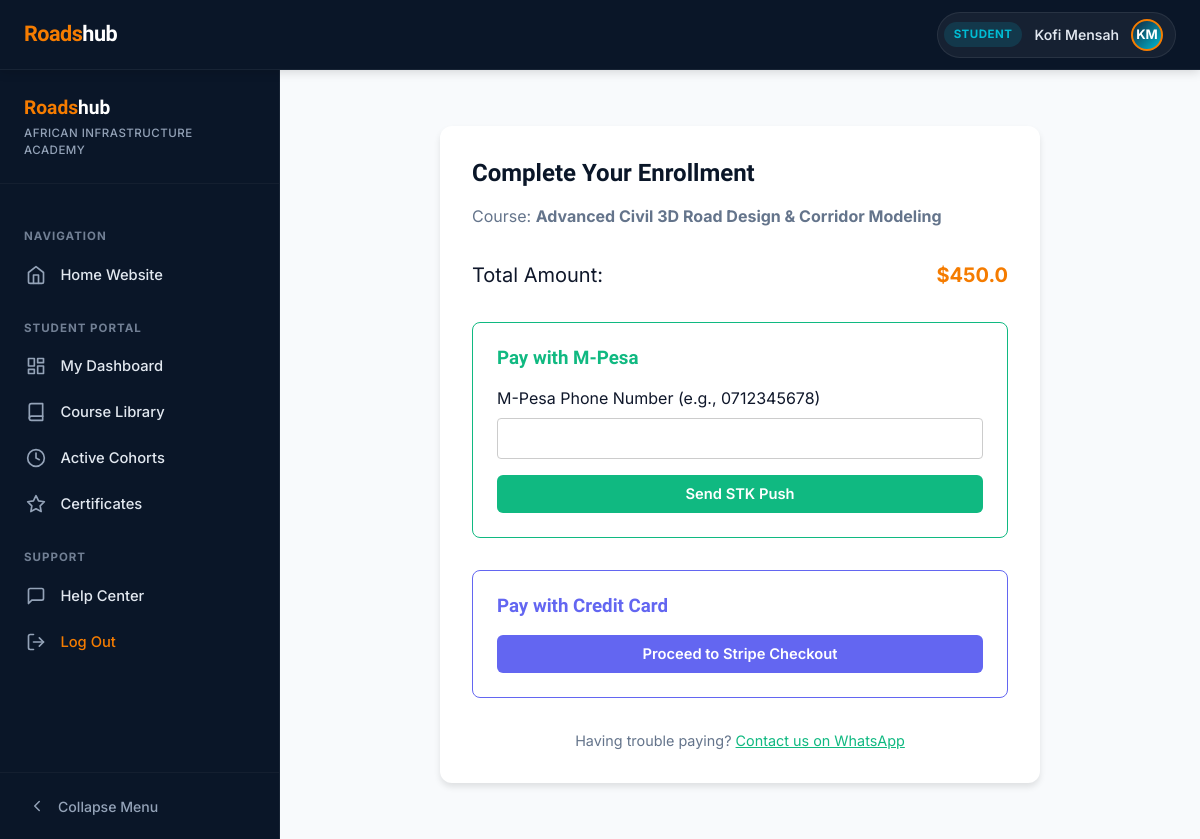
Screenshot of /checkout/1 (signed in) with the database file from the repository.
### app/models.py (models this page shows, shortened)
class User(db.Model, UserMixin):
    __tablename__ = 'users'
    id = db.Column(db.Integer, primary_key=True)
    email = db.Column(db.String(120), unique=True, nullable=False, index=True)
    password_hash = db.Column(db.String(256), nullable=False)
    first_name = db.Column(db.String(50), nullable=False)
    last_name = db.Column(db.String(50), nullable=False)
    role = db.Column(db.String(20), nullable=False, default='student')  # 'student', 'instructor', 'admin'
    bio = db.Column(db.Text, nullable=True)
    profile_image_url = db.Column(db.String(256), nullable=True)
    created_at = db.Column(db.DateTime, default=datetime.utcnow)
    courses_taught = db.relationship('Course', backref='instructor', lazy=True)
    enrollments = db.relationship('Enrollment', backref='student', lazy=True, cascade="all, delete-orphan")
    certificates = db.relationship('Certificate', backref='student', lazy=True, cascade="all, delete-orphan")
    @property
    def is_student(self):
        return self.role == 'student'
    @property
    def is_instructor(self):
        return self.role == 'instructor'
    @property
    def is_admin(self):
        return self.role == 'admin'

class Course(db.Model):
    __tablename__ = 'courses'
    id = db.Column(db.Integer, primary_key=True)
    title = db.Column(db.String(200), nullable=False)
    description = db.Column(db.Text, nullable=False)
    cover_image_url = db.Column(db.String(256), nullable=True)
    price = db.Column(db.Float, default=0.0)
    is_published = db.Column(db.Boolean, default=False)
    is_approved = db.Column(db.Boolean, default=False)  # Admin course approval step
    is_acp = db.Column(db.Boolean, default=False)        # Tracks readiness for Autodesk Certified Professional
    instructor_id = db.Column(db.Integer, db.ForeignKey('users.id'), nullable=False)
    created_at = db.Column(db.DateTime, default=datetime.utcnow)
    updated_at = db.Column(db.DateTime, default=datetime.utcnow, onupdate=datetime.utcnow)
    lessons = db.relationship('Lesson', backref='course', lazy=True, cascade="all, delete-orphan")
    cohorts = db.relationship('Cohort', backref='course', lazy=True, cascade="all, delete-orphan")
    certificates = db.relationship('Certificate', backref='course', lazy=True, cascade="all, delete-orphan")

### app/routes.py (the view)
@main_bp.route('/checkout/<int:course_id>')
@login_required
def checkout(course_id):
    course = Course.query.get_or_404(course_id)
    return render_template('checkout.html', course=course)

### app/templates/checkout.html (shortened to what this page needs)
{% extends "base.html" %}
{% block content %}
<div style="max-width: 600px; margin: 2rem auto; padding: 2rem; background: #fff; border-radius: 12px; box-shadow: 0 4px 6px rgba(0,0,0,0.1);">
    <h2 style="margin-bottom: 1rem;">Complete Your Enrollment</h2>
    <p style="color: var(--text-dark-muted); margin-bottom: 2rem;">Course: <strong>{{ course.title }}</strong></p>
    <div style="display: flex; justify-content: space-between; align-items: center; margin-bottom: 2rem; font-size: 1.25rem;">
        <span>Total Amount:</span>
        <strong style="color: var(--primary-orange);">${{ course.price }}</strong>
    </div>
    <div style="margin-bottom: 2rem; padding: 1.5rem; border: 1px solid #10b981; border-radius: 8px;">
        <h3 style="color: #10b981; margin-bottom: 1rem;">Pay with M-Pesa</h3>
        <form action="{{ url_for('main.checkout_mpesa', course_id=course.id) }}" method="POST">
            <div style="margin-bottom: 1rem;">
                <label style="display: block; margin-bottom: 0.5rem;">M-Pesa Phone Number (e.g., 0712345678)</label>
                <input type="text" name="phone_number" required style="width: 100%; padding: 0.75rem; border: 1px solid #ccc; border-radius: 4px;">
            </div>
            <button type="submit" class="btn btn-primary" style="background-color: #10b981; border-color: #10b981; width: 100%;">
                Send STK Push
            </button>
        </form>
    </div>
    <div style="padding: 1.5rem; border: 1px solid #6366f1; border-radius: 8px;">
        <h3 style="color: #6366f1; margin-bottom: 1rem;">Pay with Credit Card</h3>
        <form action="{{ url_for('main.checkout_stripe', course_id=course.id) }}" method="POST">
            <button type="submit" class="btn btn-primary" style="background-color: #6366f1; border-color: #6366f1; width: 100%;">
                Proceed to Stripe Checkout
            </button>
        </form>
    </div>
    <div style="margin-top: 2rem; text-align: center; font-size: 0.9rem; color: var(--text-dark-muted);">
        Having trouble paying?
        <a href="https://wa.me/254700000000?text=I%20am%20having%20trouble%20paying%20for%20{{ course.title }}" target="_blank" style="color: #10b981; text-decoration: underline;">
            Contact us on WhatsApp
        </a>
    </div>
</div>
{% endblock %}

### app/templates/base.html (shortened to what this page needs)
<!DOCTYPE html>
<html lang="en">
<head>
    <link rel="stylesheet" href="{{ url_for('static', filename='css/app.css') }}">
</head>
<body>
    <header class="app-header">
        <div class="header-left">
            <a href="/" class="app-logo">
                <span class="logo-accent">Roads</span>hub
            </a>
        </div>
        <div class="header-right">
            {% if current_user.is_authenticated %}
                <div class="user-pill">
                    <span class="user-role-badge role-{{ current_user.role }}">
                        {{ current_user.role | capitalize }}
                    </span>
                    <span class="user-name-desktop">{{ current_user.first_name }} {{ current_user.last_name }}</span>
                    {% if current_user.profile_image_url %}
                        <img src="{{ current_user.profile_image_url }}" alt="Profile" class="avatar-sm">
                    {% else %}
                        <div class="avatar-sm avatar-placeholder">
                            {{ current_user.first_name[0] }}{{ current_user.last_name[0] }}
                        </div>
                    {% endif %}
                </div>
            {% else %}
                <a href="{{ url_for('main.login') }}" class="btn-login-nav">Log In</a>
            {% endif %}
        </div>
    </header>
    <div class="app-layout">
        <aside class="app-sidebar" id="appSidebar">
            <div class="sidebar-brand">
                <div class="brand-text">
                    <span class="text-orange">Roads</span>hub
                </div>
                <div class="brand-subtitle">African Infrastructure Academy</div>
            </div>
            <nav class="sidebar-nav">
                <div class="nav-section-title">Navigation</div>
                <a href="/" class="nav-item {% if request.endpoint == 'main.index' %}active{% endif %}">
                    <svg viewBox="0 0 24 24" class="nav-icon" width="20" height="20" stroke="currentColor" stroke-width="2" fill="none" stroke-linecap="round" stroke-linejoin="round"><path d="M3 9l9-7 9 7v11a2 2 0 0 1-2 2H5a2 2 0 0 1-2-2z"></path><polyline points="9 22 9 12 15 12 15 22"></polyline></svg>
                    <span class="nav-label">Home Website</span>
                </a>
                {% if current_user.is_authenticated %}
                    {% if current_user.is_student or current_user.is_admin %}
                        <div class="nav-section-title">Student Portal</div>
                        <a href="{{ url_for('main.student_dashboard') }}" class="nav-item {% if request.endpoint == 'main.student_dashboard' %}active{% endif %}">
                            <span class="nav-label">My Dashboard</span>
                        </a>
                        <a href="#" class="nav-item">
                            <svg viewBox="0 0 24 24" class="nav-icon" width="20" height="20" stroke="currentColor" stroke-width="2" fill="none" stroke-linecap="round" stroke-linejoin="round"><path d="M4 19.5A2.5 2.5 0 0 1 6.5 17H20"></path><path d="M6.5 2H20v20H6.5A2.5 2.5 0 0 1 4 19.5v-15A2.5 2.5 0 0 1 6.5 2z"></path></svg>
                            <span class="nav-label">Course Library</span>
                        </a>
                        <a href="#" class="nav-item">
                            <svg viewBox="0 0 24 24" class="nav-icon" width="20" height="20" stroke="currentColor" stroke-width="2" fill="none" stroke-linecap="round" stroke-linejoin="round"><circle cx="12" cy="12" r="10"></circle><polyline points="12 6 12 12 16 14"></polyline></svg>
                            <span class="nav-label">Active Cohorts</span>
                        </a>
                        <a href="#" class="nav-item">
                            <svg viewBox="0 0 24 24" class="nav-icon" width="20" height="20" stroke="currentColor" stroke-width="2" fill="none" stroke-linecap="round" stroke-linejoin="round"><path d="M12 2l3.09 6.26L22 9.27l-5 4.87 1.18 6.88L12 17.77l-6.18 3.25L7 14.14 2 9.27l6.91-1.01L12 2z"></path></svg>
                            <span class="nav-label">Certificates</span>
                        </a>
                    {% endif %}
                {% endif %}
                <div class="nav-section-title">Support</div>
                <a href="#" class="nav-item">
                    <svg viewBox="0 0 24 24" class="nav-icon" width="20" height="20" stroke="currentColor" stroke-width="2" fill="none" stroke-linecap="round" stroke-linejoin="round"><path d="M21 15a2 2 0 0 1-2 2H7l-4 4V5a2 2 0 0 1 2-2h14a2 2 0 0 1 2 2z"></path></svg>
                    <span class="nav-label">Help Center</span>
                </a>
                {% if current_user.is_authenticated %}
                    <a href="{{ url_for('main.logout') }}" class="nav-item logout-item">
                        <span class="nav-label text-orange">Log Out</span>
                    </a>
                {% endif %}
            </nav>
            <div class="sidebar-footer">
                <button class="collapse-toggle-btn" id="collapseSidebarBtn" aria-label="Collapse Navigation">
                    <svg class="chevron-icon" viewBox="0 0 24 24" width="18" height="18" stroke="currentColor" stroke-width="2" fill="none" stroke-linecap="round" stroke-linejoin="round">
                        <polyline points="15 18 9 12 15 6"></polyline>
                    </svg>
                    <span class="collapse-text">Collapse Menu</span>
                </button>
            </div>
        </aside>
        <main class="app-main" id="main">
            <div class="content-wrapper">
                {% block content %}{% endblock %}
            </div>
        </main>
    </div>
</body>
</html>

### rows the page displays
User: role "STUDENT", first_name "Kofi", last_name "Mensah", first_name "K", last_name "M"
Course: title "Advanced Civil 3D Road Design & Corridor Modeling", price "450.0"
